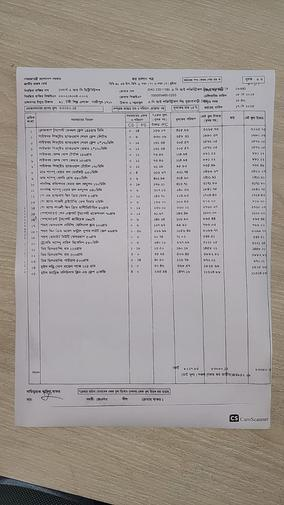
#> input picture testImage1.jpg, 284 x 505 px
$ jupyter execute --allow-errors Feature-Matching-Debugging.ipynb
#> lines starting #> are read from the running program, lines starting #| are printed output that depends on the picture; after the words box and inside, x2 and y2 are one past the last pixel; in counts of white or black regions, pixels touching at a corner belong together
# Ultimate Advanced Feature Detection & Matching Mastery (2026)

This notebook is a **serious, production-grade reference** for feature detection, description, matching, and geometric verification.

**It intentionally avoids toy demos and focuses on:**
- What actually works in real pipelines
- What breaks silently if done wrong
- How classical and deep pipelines differ mathematically and operationally

`This is written for mid → advanced OpenCV users, SLAM engineers, and applied CV researchers`

---
## Mathematical Foundations (_Minimal but Sufficient_)

### Harris Corner Response :
- Used implicitly by many detectors as a stability criterion.
$$
R = \det(M) - k \cdot (\mathrm{trace}(M))^2
$$

### Descriptor Distance Metrics
- **Binary descriptors (_ORB, BRISK_)** → Hamming distance
- **Float descriptors (_SIFT, SuperPoint_)** → L2 distance

### Lowe's Ratio Test :
- Rejects ambiguous matches. Mandatory for knn-based matching.
$$
\frac{d_1}{d_2} < \tau
$$

### Homography Model :
- Only valid for planar scenes or pure rotation. Using it blindly is wrong.
$$
x' = Hx, \quad H \in \mathbb{R}^{3\times3}
$$

### RANSAC
- Robust estimation by consensus. Without RANSAC, **all matching pipelines fail on real data**.

[cell 1]
import os
import cv2
import torch
import time
import numpy as np
import pandas as pd
import requests
from PIL import Image
import io
import matplotlib.pyplot as plt

# [4 lines left out: function get_image, not called in this run]

def pil_to_cv2(pil_image):
    return cv2.cvtColor(np.array(pil_image), cv2.COLOR_RGB2BGR)

def show_multiple_images(image_plotting_data):
    num = len(image_plotting_data)
    fig, axs = plt.subplots(1, num, figsize=(5*num, 5))
    if num == 1:
        axs = [axs]
    for i, d in enumerate(image_plotting_data):
        img = d['image']
        if len(img.shape) == 2:
            img = cv2.cvtColor(img, cv2.COLOR_GRAY2RGB)
        else:
            img = cv2.cvtColor(img, cv2.COLOR_BGR2RGB)
        axs[i].imshow(img)
        axs[i].set_title(d['title'])
        axs[i].axis('off')
    plt.show()

[cell 2]
# Load Image form Image URLs
image1_url = "https://raw.githubusercontent.com/opencv/opencv/master/samples/data/box.png"
image2_url = "https://raw.githubusercontent.com/opencv/opencv/master/samples/data/box_in_scene.png"

# Section Image Load

[cell 3]
# Load Image 1
if os.path.exists("testImage1.jpg"):
    image1 = cv2.imread("testImage1.jpg")
#> image1 is the input picture: shape (505, 284, 3); mean B, G, R 150.5, 153, 159.4
    gray_image1 = cv2.cvtColor(
        src=image1,
        code=cv2.COLOR_BGR2GRAY
    )
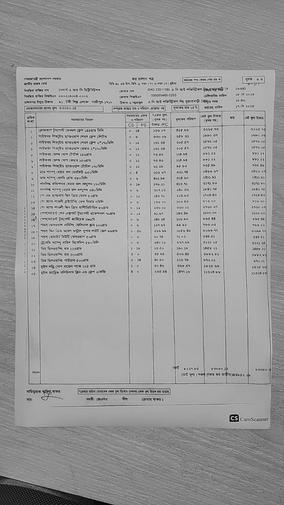
#> gray_image1: shape (505, 284); min 0, max 226, mean 154.6
else:
    pil_image1 = get_image(
        img_url=image1_url
    )

    image1 = pil_to_cv2(
        pil_image=pil_image1
    )

    gray_image1 = cv2.cvtColor(
        src=image1,
        code=cv2.COLOR_BGR2GRAY
    )

    # Save for later use
    cv2.imwrite("testImage1.jpg", image1)


# Load Image 2
if os.path.exists("testImage2.jpg"):
    image2 = cv2.imread("testImage2.jpg")
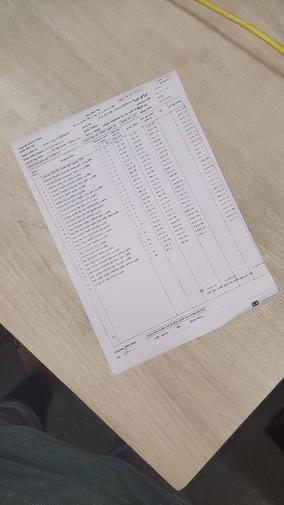
#> input picture testImage2.jpg, 284 x 505 px
#> image2 is the input picture: shape (505, 284, 3); mean B, G, R 144.1, 149.4, 158
    gray_image2 = cv2.cvtColor(
        src=image2,
        code=cv2.COLOR_BGR2GRAY
    )
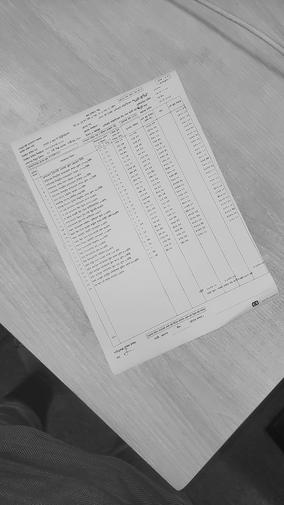
#> gray_image2: shape (505, 284); min 14, max 234, mean 151.4
else:
    pil_image2 = get_image(
        img_url=image2_url
    )

    image2 = pil_to_cv2(
        pil_image=pil_image2
    )

    gray_image2 = cv2.cvtColor(
        src=image2,
        code=cv2.COLOR_BGR2GRAY
    )

    # Save for later use
    cv2.imwrite("testImage2.jpg", image2)


# Display Results
show_multiple_images(
    image_plotting_data=[
        {"title": "Original Image 1", "image": image1},
        {"title": "Gray Image 1", "image": gray_image1},
        {"title": "Original Image 2", "image": image2},
        {"title": "Gray Image 2", "image": gray_image2}
    ]
)
#> in show_multiple_images, `plt.show()`:
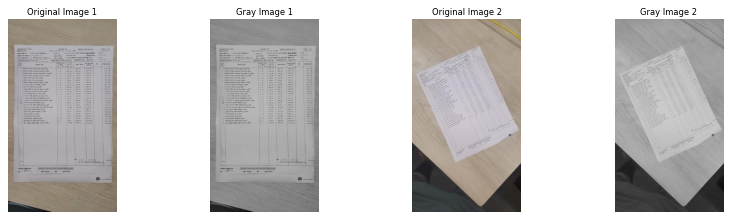
#> figure drawn by matplotlib, 4 panels

## Section 1 — Classical Feature Pipeline (_ORB_)

**ORB remains relevant because:**
- Runs everywhere (_CPU, embedded_)
- Deterministic latency
- Good for short-baseline tracking

**Hard limits**:
- Sensitive to illumination
- Weak under large viewpoint change
- Binary descriptor precision ceiling

[cell 4]
def classical_orb_matching(img1_gray, img2_gray, ratio=0.75, max_features=5000, use_knn=True):
    # Initialize ORB detector
    orb = cv2.ORB_create(
        nfeatures=max_features,
        scaleFactor=1.2,
        nlevels=8,
        edgeThreshold=16,
        scoreType=cv2.ORB_HARRIS_SCORE
    )
    # Find the keypoints and descriptors with ORB
    kp1, des1 = orb.detectAndCompute(img1_gray, None)
    kp2, des2 = orb.detectAndCompute(img2_gray, None)
    if des1 is None or des2 is None or len(des1)<20 or len(des2)<20:
        raise RuntimeError(f"Descriptor Extraction failed or very low amount of points ({len(des1) if des1 is not None else 0}/{len(des2) if des2 is not None else 0})")
    if use_knn:
        bf = cv2.BFMatcher(cv2.NORM_HAMMING)
        knn_matches = bf.knnMatch(
            queryDescriptors=des1,
            trainDescriptors=des2,
            k=2
        )
        good = [m for m,n in knn_matches if m.distance < ratio*n.distance]
        matches = sorted(good, key=lambda x: x.distance)

    else:
        bf = cv2.BFMatcher(cv2.NORM_HAMMING, crossCheck=True)
        matches = sorted(
            bf.match(
                queryDescriptors=des1,
                trainDescriptors=des2
            ),
            key=lambda x: x.distance
        )
    print(f"ORB Matches: {len(matches)}")
    return kp1, kp2, matches

## Section 2 — Deep Feature Matching (SuperPoint + LightGlue)

This represents **modern local matching**:
- Learned keypoints
- Context-aware matching
- Implicit geometry filtering

**Reality check**:
- Not a drop-in ORB replacement
- GPU or ONNX required for real-time
- Fewer matches, higher correctness

[cell 5]
try:
    from lightglue import LightGlue, SuperPoint
    from lightglue.utils import load_image as lg_load_image
    has_lightglue = True
except ImportError:
    has_lightglue = False
    print("LightGlue is not properly installed")

#> (the rest of this cell did not finish here and is left out)

## Section 3 — Deep Match Visualization (Required Skill)

Deep matchers **do not produce OpenCV DMatch objects**.

If you cannot manually visualize these matches, you do not understand the pipeline.

[cell 6]
# [51 lines left out: function visualize_lightglue_matches, not called in this run]

## Section 4 -- ✴️ Visual Debugging Toolkit for Match Failure

Matching failures are _silent_ unless visualize them.

This toolkit exposses:
- Inliers vs outliers
- Epipolar geometry sanity
- keypoint density traps

[cell 7]
def draw_matches_with_inliers(img1, img2, keypoint1, keypoint2, matches, inlier_mask, max_draw=200):
    # Convert grayscale to BGR if needed
    if len(img1.shape) == 2:
        img1_disp = cv2.cvtColor(img1, cv2.COLOR_GRAY2BGR)
    else:
        img1_disp = img1.copy()

    if len(img2.shape) == 2:
        img2_disp = cv2.cvtColor(img2, cv2.COLOR_GRAY2BGR)
    else:
        img2_disp = img2.copy()

    height1, width1 = img1_disp.shape[:2]
    height2, width2 = img2_disp.shape[:2]

    canvas = np.zeros((max(height1, height2), (width1 + width2), 3), dtype=np.uint8)

    canvas[:height1, :width1] = img1_disp
    canvas[:height2, width1:] = img2_disp

    # Ensure inlier_mask is 1D
    if len(inlier_mask.shape) > 1:
        inlier_mask = inlier_mask.ravel()

    for i, (m, inlier) in enumerate(zip(matches, inlier_mask)):
        if i >= max_draw:
            break

        pt1 = tuple(np.int32(keypoint1[m.queryIdx].pt))
        pt2 = tuple(np.int32(keypoint2[m.trainIdx].pt) + np.array([width1, 0]))

        cv2.line(
            img=canvas,
            pt1=pt1,
            pt2=pt2,
            color=(0, 255, 0) if inlier else (0, 0, 255),
            thickness=3 if inlier else 1
        )

    return canvas

## Section 5 — Correct RANSAC Homography

Rules:
- Minimum 4 correspondences
- Respect the inlier mask
- Fail fast if geometry is invalid

[cell 8]
def estimate_homography_ransac(keypoint1, keypoint2, matches):
    if len(matches) < 4:
        raise RuntimeError(f"Not enough matches for homography: {len(matches)}")

    src_pts = np.float32([keypoint1[m.queryIdx].pt for m in matches])
    dst_pts = np.float32([keypoint2[m.trainIdx].pt for m in matches])

    H, mask = cv2.findHomography(
        srcPoints=src_pts,
        dstPoints=dst_pts,
        method=cv2.RANSAC,
        ransacReprojThreshold=4.0
    )

    if H is None:
        raise RuntimeError("Homography estimation failed")

    return H, mask

## Section 6 — Running and Visualizing ORB Matches

Here we run the classical ORB pipeline, visualize raw matches, estimate homography with RANSAC, and visualize inliers/outliers.

[cell 9]
# Time ORB matching
startTime = time.time()
keyPoint1ORB, keyPoint2ORB, matchesORB = classical_orb_matching(
    img1_gray=gray_image1,
    img2_gray=gray_image2
)
#> in classical_orb_matching, `kp1, des1 = orb.detectAndCompute(img1_gray, None)`: kp1 = 3161 keypoints; strongest (x, y, size): (235, 417, 31), (238, 419, 31), (230, 420, 31), (237, 415, 31)
#> in classical_orb_matching, `kp2, des2 = orb.detectAndCompute(img2_gray, None)`: kp2 = 1677 keypoints; strongest (x, y, size): (255, 301, 31), (256, 304, 31), (257, 301, 31), (253, 302, 37.2)
#> in classical_orb_matching, `knn_matches = bf.knnMatch( queryDescriptors=des1, trainDescriptors=des..`: knn_matches = 3161 matches
#> in classical_orb_matching, `good = [m for m,n in knn_matches if m.distance < ratio*n.distance]`: good = 101 matches
#| ORB Matches: 101
#> keyPoint1ORB has the same summary as kp1 in classical_orb_matching; keyPoint2ORB has the same summary as kp2 in classical_orb_matching; matchesORB = 101 matches
orbTime = (time.time() - startTime) * 1000  # use 1000 for ms

# visualize raw ORB matches
imgMatchesORB = cv2.drawMatches(
    img1=image1,
    keypoints1=keyPoint1ORB,
    img2=image2,
    keypoints2=keyPoint2ORB,
    matches1to2=matchesORB[:200],
    outImg=None,
    flags=cv2.DRAW_MATCHES_FLAGS_NOT_DRAW_SINGLE_POINTS
)
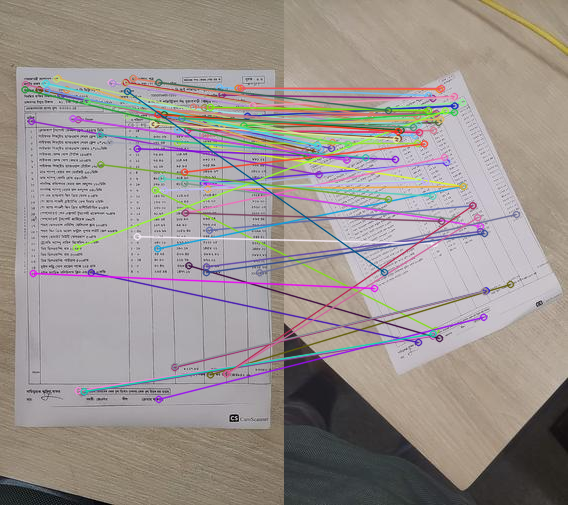
#> imgMatchesORB: shape (505, 568, 3); mean B, G, R 144.2, 147.3, 155.5

# Estimate Homography and visualize inliers
H_orb, mask_orb = estimate_homography_ransac(
    keypoint1=keyPoint1ORB,
    keypoint2=keyPoint2ORB,
    matches=matchesORB
)
#> in estimate_homography_ransac, `src_pts = np.float32([keypoint1[m.queryIdx].pt for m in matches])`: src_pts = 101 pairs, first value 24.48 to 259.2, second value 77.76 to 398.9
#> in estimate_homography_ransac, `dst_pts = np.float32([keypoint2[m.trainIdx].pt for m in matches])`: dst_pts = 101 pairs, first value 20 to 232, second value 88 to 342
#> in estimate_homography_ransac, `H, mask = cv2.findHomography( srcPoints=src_pts, dstPoints=dst_pts, me..`: H = [[0.619, 0.294, -19.25], [-0.306, 0.637, 105.4], [-3.92e-05, -3.09e-05, 1]]; mask = 101 values, max 1 at index 0, min 0 at index 1, mean 0.733
#> H_orb has the same summary as H in estimate_homography_ransac; mask_orb has the same summary as mask in estimate_homography_ransac

img_inliers_orb = draw_matches_with_inliers(
    img1=gray_image1,
    img2=gray_image2,
    keypoint1=keyPoint1ORB,
    keypoint2=keyPoint2ORB,
    matches=matchesORB,
    inlier_mask=mask_orb
)
#> in draw_matches_with_inliers, `canvas[:height1, :width1] = img1_disp`:
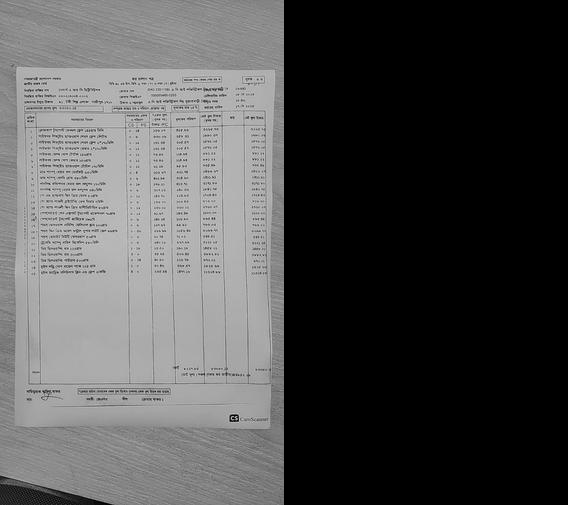
#> canvas: shape (505, 568, 3); min 0, max 226, mean 77.3
#> in draw_matches_with_inliers, `canvas[:height2, width1:] = img2_disp`:
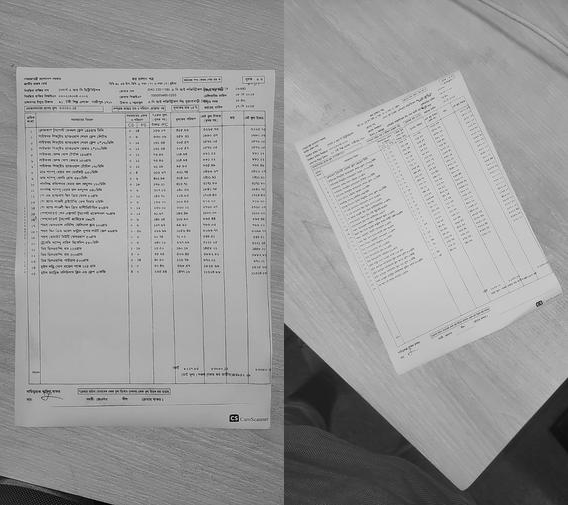
#> canvas: shape (505, 568, 3); min 0, max 234, mean 153
#> in draw_matches_with_inliers, `inlier_mask = inlier_mask.ravel()`: inlier_mask has the same summary as mask in estimate_homography_ransac
#> the loop in draw_matches_with_inliers, `for i, (m, inlier) in enumerate(zip(matches, inlier_mask)):` made 101 passes
#> (inlier, pt1, pt2) on passes 1 to 12: (1, (110, 82), (358, 125)), (0, (209, 229), (472, 205)), (1, (221, 94), (432, 97)), (1, (203, 182), (446, 162)), (1, (212, 119), (434, 117)), (1, (204, 135), (433, 130)), (0, (208, 146), (463, 186)), (0, (184, 182), (454, 219)), (1, (155, 190), (418, 180)), (0, (154, 189), (435, 330)), (0, (157, 248), (462, 185)), (1, (216, 115), (434, 114))
#> after the loop in draw_matches_with_inliers, `for i, (m, inlier) in enumerate(zip(matches, inlier_mask)):`:
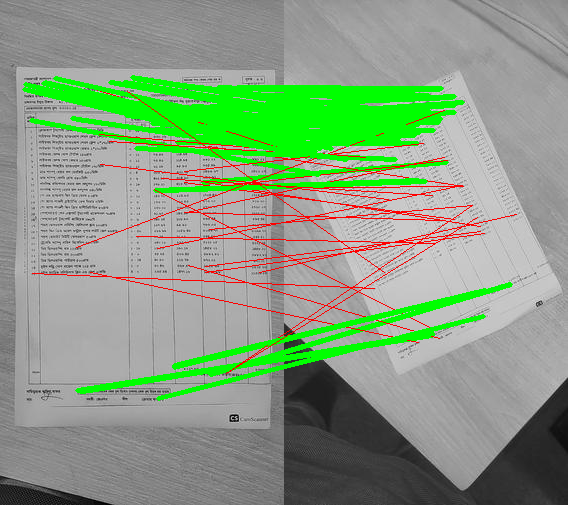
#> canvas: shape (505, 568, 3); 13.14% of pixels changed, all inside (x1, y1, x2, y2) = (22, 75, 517, 401)

# Display Result
show_multiple_images(
    image_plotting_data=[
        {"title": "ORB Raw Matches", "image": imgMatchesORB},
        {"title": "ORB matches with Inliers (Green) / Outliers (Red)", "image": img_inliers_orb}
    ]
)

# Metrics
num_kp1_orb = len(keyPoint1ORB)
#> num_kp1_orb = 3161
num_kp2_orb = len(keyPoint2ORB)
#> num_kp2_orb = 1677
num_matches_orb = len(matchesORB)
#> num_matches_orb = 101
num_inliers_orb = np.sum(mask_orb)
#> num_inliers_orb = 74

## Section 7 — Running and Visualizing LightGlue Matches

Here we run the deep LightGlue pipeline, visualize raw matches, convert to OpenCV format for RANSAC, estimate homography, and visualize inliers/outliers.

#> (a cell that did not finish here is left out)

## Section 8 — Warping Visualization

Visualize the homography by warping Image 1 to Image 2 for both methods.

[cell 11]
# Warp with ORB homography
if H_orb is not None:
    h, w = image2.shape[:2]
#> h = 505; w = 284
    warped_orb = cv2.warpPerspective(image1, H_orb, (w, h))
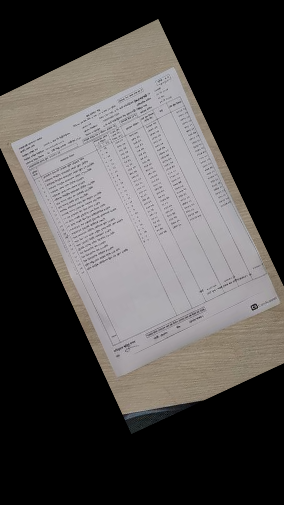
#> warped_orb: shape (505, 284, 3); mean B, G, R 74.6, 75.7, 78.8
    overlay_orb = cv2.addWeighted(warped_orb, 0.5, image2, 0.5, 0)
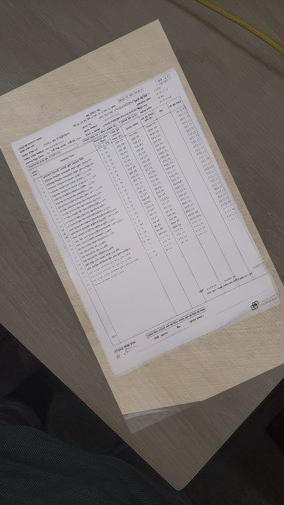
#> overlay_orb: shape (505, 284, 3); mean B, G, R 109.4, 112.6, 118.4
else:
    overlay_orb = np.zeros_like(image2)
    print("ORB homography not available for warping")

# Warp with LightGlue homography
#> (the rest of this cell did not finish here and is left out)
